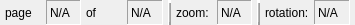
<?xml version="1.0" encoding="UTF-8"?>
<ui version="4.0">
 <class>MPdfSBWdg</class>
 <widget class="QWidget" name="MPdfSBWdg">
  <property name="geometry">
   <rect>
    <x>0</x>
    <y>0</y>
    <width>355</width>
    <height>25</height>
   </rect>
  </property>
  <property name="windowTitle">
   <string notr="true"/>
  </property>
  <layout class="QHBoxLayout" name="horizontalLayout">
   <property name="spacing">
    <number>5</number>
   </property>
   <property name="leftMargin">
    <number>5</number>
   </property>
   <property name="topMargin">
    <number>0</number>
   </property>
   <property name="rightMargin">
    <number>5</number>
   </property>
   <property name="bottomMargin">
    <number>0</number>
   </property>
   <item>
    <widget class="QLabel" name="label_3">
     <property name="text">
      <string>page</string>
     </property>
     <property name="textInteractionFlags">
      <set>Qt::NoTextInteraction</set>
     </property>
    </widget>
   </item>
   <item>
    <widget class="QLabel" name="lblPgNum">
     <property name="frameShape">
      <enum>QFrame::Panel</enum>
     </property>
     <property name="frameShadow">
      <enum>QFrame::Sunken</enum>
     </property>
     <property name="text">
      <string notr="true">N/A</string>
     </property>
     <property name="textFormat">
      <enum>Qt::PlainText</enum>
     </property>
     <property name="margin">
      <number>3</number>
     </property>
     <property name="textInteractionFlags">
      <set>Qt::NoTextInteraction</set>
     </property>
    </widget>
   </item>
   <item>
    <widget class="QLabel" name="label_4">
     <property name="text">
      <string>of</string>
     </property>
     <property name="textInteractionFlags">
      <set>Qt::NoTextInteraction</set>
     </property>
    </widget>
   </item>
   <item>
    <widget class="QLabel" name="lblPgMax">
     <property name="frameShape">
      <enum>QFrame::Panel</enum>
     </property>
     <property name="frameShadow">
      <enum>QFrame::Sunken</enum>
     </property>
     <property name="text">
      <string notr="true">N/A</string>
     </property>
     <property name="textFormat">
      <enum>Qt::PlainText</enum>
     </property>
     <property name="margin">
      <number>3</number>
     </property>
     <property name="textInteractionFlags">
      <set>Qt::NoTextInteraction</set>
     </property>
    </widget>
   </item>
   <item>
    <widget class="Line" name="line">
     <property name="frameShadow">
      <enum>QFrame::Raised</enum>
     </property>
     <property name="lineWidth">
      <number>3</number>
     </property>
     <property name="midLineWidth">
      <number>1</number>
     </property>
     <property name="orientation">
      <enum>Qt::Vertical</enum>
     </property>
    </widget>
   </item>
   <item>
    <widget class="QLabel" name="label">
     <property name="text">
      <string>zoom:</string>
     </property>
     <property name="textInteractionFlags">
      <set>Qt::NoTextInteraction</set>
     </property>
    </widget>
   </item>
   <item>
    <widget class="QLabel" name="lblZoom">
     <property name="frameShape">
      <enum>QFrame::Panel</enum>
     </property>
     <property name="frameShadow">
      <enum>QFrame::Sunken</enum>
     </property>
     <property name="text">
      <string notr="true">N/A</string>
     </property>
     <property name="textFormat">
      <enum>Qt::PlainText</enum>
     </property>
     <property name="margin">
      <number>3</number>
     </property>
     <property name="textInteractionFlags">
      <set>Qt::NoTextInteraction</set>
     </property>
    </widget>
   </item>
   <item>
    <widget class="Line" name="line_2">
     <property name="frameShadow">
      <enum>QFrame::Raised</enum>
     </property>
     <property name="lineWidth">
      <number>3</number>
     </property>
     <property name="midLineWidth">
      <number>1</number>
     </property>
     <property name="orientation">
      <enum>Qt::Vertical</enum>
     </property>
    </widget>
   </item>
   <item>
    <widget class="QLabel" name="label_2">
     <property name="text">
      <string>rotation:</string>
     </property>
     <property name="textInteractionFlags">
      <set>Qt::NoTextInteraction</set>
     </property>
    </widget>
   </item>
   <item>
    <widget class="QLabel" name="lblRot">
     <property name="frameShape">
      <enum>QFrame::Panel</enum>
     </property>
     <property name="frameShadow">
      <enum>QFrame::Sunken</enum>
     </property>
     <property name="text">
      <string notr="true">N/A</string>
     </property>
     <property name="textFormat">
      <enum>Qt::PlainText</enum>
     </property>
     <property name="margin">
      <number>3</number>
     </property>
     <property name="textInteractionFlags">
      <set>Qt::NoTextInteraction</set>
     </property>
    </widget>
   </item>
  </layout>
 </widget>
 <layoutdefault spacing="0" margin="0"/>
 <resources/>
 <connections/>
</ui>
